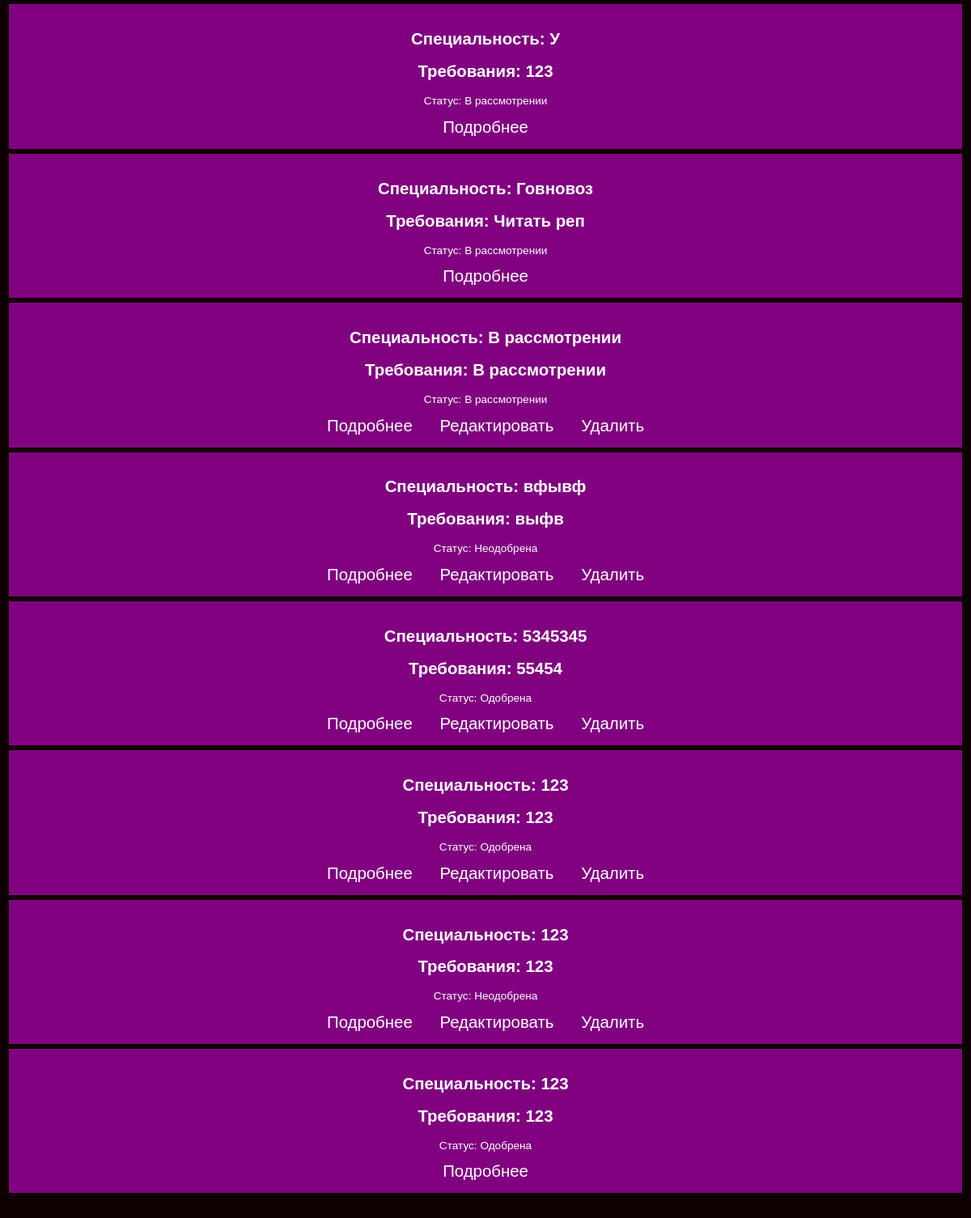
Page /jobs (signed in, lower part) on the earlier database version.
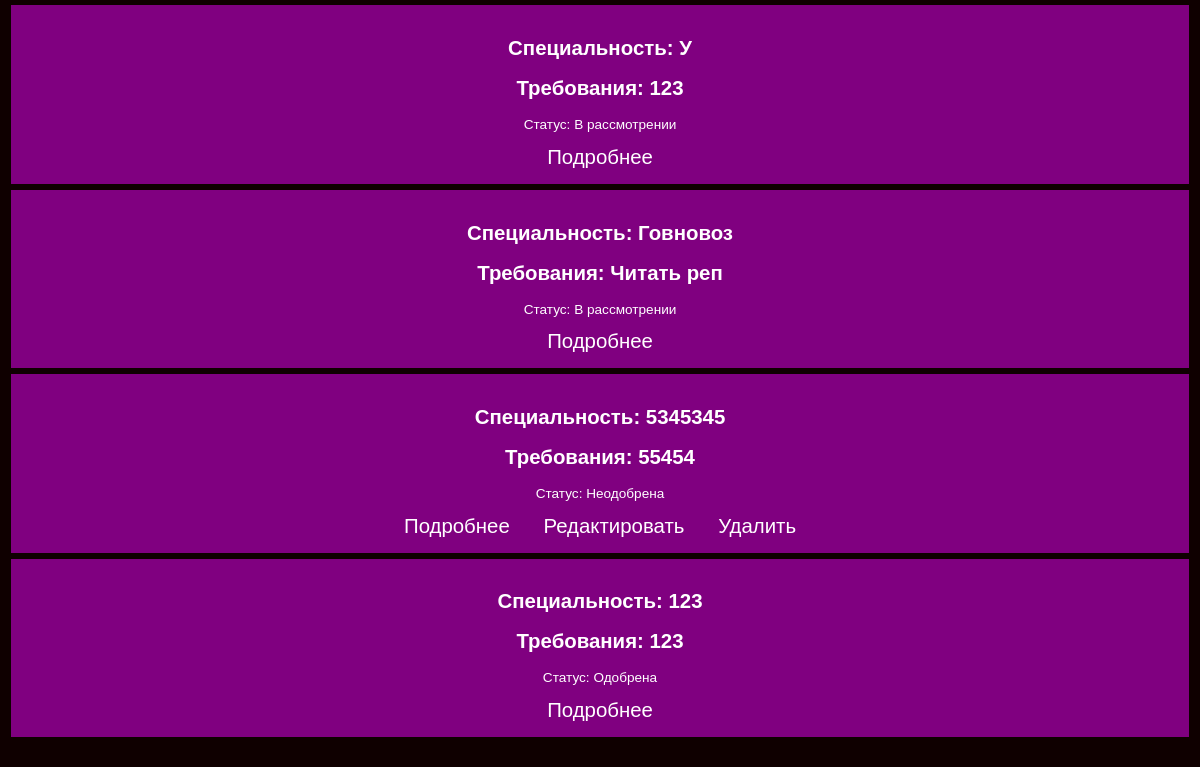
Same page on the later database version.
### Model/models.py (models this page shows)
class Job(db.Model):
    id = db.Column(db.Integer, primary_key=True)
    title = db.Column(db.String(300), nullable=False)
    description = db.Column(db.Text, nullable=False)
    requirements = db.Column(db.String(200))
    image_filename = db.Column(db.String(300))
    user_id = db.Column(db.Integer, db.ForeignKey('user.id'), nullable=False)
    user = db.relationship('User', backref=db.backref('jobs', lazy=True))
    status = db.Column(db.Boolean, nullable=True)
    resumes = db.relationship('Resume', secondary=job_resume_association, backref=db.backref('jobs', lazy=True))

### Controller/CZN.py (the view)
@CZN.route("/jobs", methods=['GET', 'POST'])
def jobs():
    selected_region_id = request.args.get('region', 'all')
    status = request.args.get('status', 'all')
    regions = Region.query.all()
    selected_region = None
    if current_user.is_authenticated:
        if current_user.is_admin:
            if selected_region_id != 'all':
                if status == 'pending':
                    jobs = Job.query.join(User).filter(User.region_id==selected_region_id, (Job.status==None)).all()
                elif status == 'approved':
                    jobs = Job.query.join(User).filter(User.region_id==selected_region_id, (Job.status==True)).all()
                elif status == 'rejected':
                    jobs = Job.query.join(User).filter(User.region_id==selected_region_id, (Job.status==False)).all()
                else:
                    jobs = Job.query.join(User).filter(User.region_id==selected_region_id).all()
            else:
                if status == 'pending':
                    jobs = Job.query.join(User).filter((Job.status==None)).all()
                elif status == 'approved':
                    jobs = Job.query.join(User).filter((Job.status==True)).all()
                elif status == 'rejected':
                    jobs = Job.query.join(User).filter((Job.status==False)).all()
                else:
                    jobs = Job.query.all()
        else:
            if selected_region_id != 'all':
                jobs = Job.query.join(User).filter(User.region_id==selected_region_id, (Job.status==True)).all()
            else:
                jobs = Job.query.filter((Job.status==True) | (Job.user_id==current_user.id)).all()
        selected_region = Region.query.get(current_user.region_id)
    else:
        if selected_region_id != 'all':
            jobs = Job.query.join(User).filter(User.region_id==selected_region_id, (Job.status==True)).all()
        else:
            jobs = Job.query.filter_by(status=True).all()
    return render_template('jobs.html', jobs=reversed(jobs), selected_region=selected_region, regions=regions)

### app.py (called while the page is built)
@login_manager.user_loader
def load_user(user_id):
    return User.query.get(int(user_id))

### templates/jobs.html (shortened to what this page needs)
{% extends "base.html" %}
{% block content %}
    {% if jobs %}
        <ul>
            {% for job in jobs %}
                <li class="job">
                    <div class="job-container">
                        <h2 class="float-left">Специальность: {{ job.title }}</h2>
                        <h2 class="float-left"> Требования: {{ job.requirements }}</h2>
                       <p>Статус: {% if job.status==None %}В рассмотрении{% elif job.status %}Одобрена{% else %}Неодобрена{% endif %}</p>
                        <a href="{{ url_for('job.show_job', job_id=job.id) }}">Подробнее</a>
                        {% if current_user.is_authenticated and job.user_id == current_user.id %}
                            <a href="{{ url_for('job.edit_job', job_id=job.id) }}">Редактировать</a>
                            <a href="{{ url_for('job.delete_job', job_id=job.id) }}">Удалить</a>
                        {% endif %}
                    </div>
                </li>
            {% endfor %}
        </ul>
    {% else %}
        <p>No jobs available for the selected region.</p>
    {% endif %}
{% endblock %}

### templates/base.html (shortened to what this page needs)
<!DOCTYPE html>
<html lang="">
<head>
    <link rel="stylesheet" type="text/css" href="{{ url_for('static', filename='styles.css') }}">
</head>
<body>
    <main>
        {% block content %}{% endblock %}
    </main>
</body>
</html>

### static/styles.css (style rules this page uses)
html { height:100%; }
body { background: #0f0000; color : #ffffff; font-family: "helterskelter", sans-serif; -webkit-background-size: cover; }
a { text-decoration: none; color: #ffffff; font-size: 150%; padding: 15px; }
ul { list-style-type: none; margin: 0; padding: 0; }
li { background: #800080; padding-top: 15px; padding-bottom: 15px; padding-right: 30px; padding-left: 30px; border: medium solid #0f0000; }
main { text-align: center; font-size : 85%; padding-top: 20px; padding-bottom: 100px; margin-bottom: 20px; }

Differences in the rows shown:
removed Job: title "В рассмотрении", requirements "В рассмотрении"
removed Job: title "вфывф", requirements "выфв", status "Неодобрена"
removed Job: title "123", requirements "123", status "Одобрена"
removed Job: title "123", requirements "123", status "Неодобрена"
changed Job (number 3 of 4 on the later page): status "Одобрена" → "Неодобрена"
